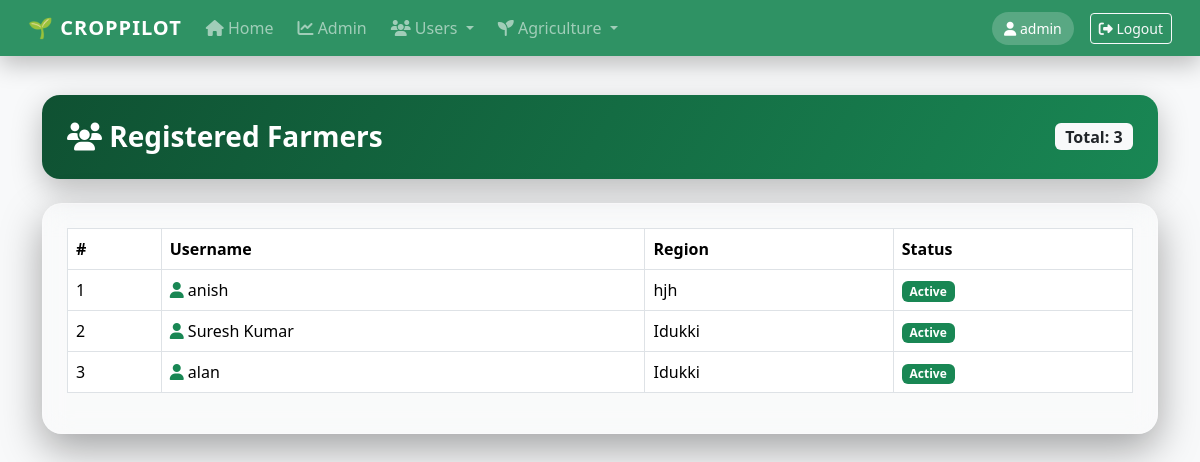
The app's page /adminpanel/farmers/ (signed in) with its own data.
### croppilot_app/models.py (models this page shows, shortened)
class Farmer(models.Model):
    user = models.OneToOneField(User, on_delete=models.CASCADE)
    phone = models.CharField(max_length=15)
    region = models.CharField(max_length=100)
    address = models.TextField(blank=True)

### croppilot_app/views.py (the view)
# urls.py: path('adminpanel/farmers/', views.manage_farmers, name='manage_farmers'),
@role_required(allowed_roles=['admin'])
def manage_farmers(request):
    return render(request, 'adminpanel/farmers.html', {
        'farmers': Farmer.objects.all()
    })

### templates/adminpanel/farmers.html (shortened to what this page needs)
{% extends 'base.html' %}
{% block content %}
<div class="page-header mb-4 d-flex justify-content-between align-items-center">
  <h3 class="fw-bold mb-0">
    <i class="fas fa-users"></i> Registered Farmers
  </h3>
  <span class="badge bg-light text-dark fs-6">
    Total: {{ farmers|length }}
  </span>
</div>
<div class="glass-card p-4">
  <div class="table-responsive">
    <table class="table table-bordered align-middle">
      <thead>
        <tr>
          <th>#</th>
          <th>Username</th>
          <th>Region</th>
          <th>Status</th>
        </tr>
      </thead>
      <tbody>
        {% for f in farmers %}
        <tr>
          <td>{{ forloop.counter }}</td>
          <td>
            <i class="fas fa-user text-success"></i>
            {{ f.user.username }}
          </td>
          <td>{{ f.region }}</td>
          <td>
            <span class="badge bg-success">
              Active
            </span>
          </td>
        </tr>
        {% empty %}
        <tr>
          <td colspan="4" class="text-center text-muted">
            No farmers registered yet
          </td>
        </tr>
        {% endfor %}
      </tbody>
    </table>
  </div>
</div>
{% endblock %}

### templates/base.html (shortened to what this page needs)
<!DOCTYPE html>
<html lang="en">
<head>
<link href="https://cdn.jsdelivr.net/npm/bootstrap@5.3.2/dist/css/bootstrap.min.css" rel="stylesheet">
<link href="https://cdnjs.cloudflare.com/ajax/libs/font-awesome/6.5.1/css/all.min.css" rel="stylesheet">
</head>
<body class="bg-light">
<nav class="navbar navbar-expand-lg navbar-dark navbar-custom glass-nav fixed-top px-3">
  <div class="container-fluid">
    <a class="navbar-brand" href="/">
      🌱 CROPPILOT
    </a>
    <div class="collapse navbar-collapse" id="mainNavbar">
      <ul class="navbar-nav me-auto mb-2 mb-lg-0">
        {% if user.is_authenticated %}
          <li class="nav-item">
            <a class="nav-link" href="#">
              <i class="fas fa-home"></i> Home
            </a>
          </li>
          {% if user.profile.role == 'farmer' %}
            <li class="nav-item"><a class="nav-link" href="/farmer/dashboard/"><i class="fas fa-seedling"></i> Dashboard</a></li>
            <li class="nav-item"><a class="nav-link" href="/farmer/disease/"><i class="fas fa-leaf"></i> Disease</a></li>
            <li class="nav-item"><a class="nav-link" href="/farmer/query/"><i class="fas fa-comments"></i> Ask Officer</a></li>
            <li class="nav-item"><a class="nav-link" href="/farmer/replies/"><i class="fas fa-reply"></i> Replies</a></li>
            <li class="nav-item"><a class="nav-link" href="/farmer/smart-soil/"><i class="fas fa-brain"></i> Smart Soil</a></li>
            <li class="nav-item"><a class="nav-link" href="/farmer/market-prices/"><i class="fas fa-rupee-sign"></i> Prices</a></li>
            <li class="nav-item"><a class="nav-link" href="/farmer/feedback/"><i class="fas fa-star"></i> Feedback</a></li>
          {% elif user.profile.role == 'officer' %}
            <li class="nav-item"><a class="nav-link" href="/officer/dashboard/"><i class="fas fa-user-tie"></i> Officer Dashboard</a></li>
          {% elif user.profile.role == 'admin' or user.is_superuser %}
            <li class="nav-item"><a class="nav-link" href="/adminpanel/dashboard/"><i class="fas fa-chart-line"></i> Admin</a></li>
            <li class="nav-item dropdown">
              <a class="nav-link dropdown-toggle" data-bs-toggle="dropdown">
                <i class="fas fa-users"></i> Users
              </a>
            </li>
            <li class="nav-item dropdown">
              <a class="nav-link dropdown-toggle" data-bs-toggle="dropdown">
                <i class="fas fa-seedling"></i> Agriculture
              </a>
            </li>
          {% endif %}
        {% endif %}
      </ul>
      {% if user.is_authenticated %}
        <span class="user-badge text-white me-3">
          <i class="fas fa-user"></i> {{ user.username }}
        </span>
        <a href="/logout/" class="btn btn-outline-light btn-sm">
          <i class="fas fa-sign-out-alt"></i> Logout
        </a>
      {% endif %}
    </div>
  </div>
</nav>
<div class="container page-container">
  {% block content %}{% endblock %}
</div>
</body>
</html>

### templates/base.html (style rules this page uses)
.navbar-custom { background: linear-gradient(120deg, #0f5132, #198754); box-shadow: 0 8px 25px rgba(0,0,0,.25); }
.glass-nav { backdrop-filter: blur(10px); background: rgba(25, 135, 84, 0.9); }
.navbar-brand { font-weight: 800; letter-spacing: 1px; }
.nav-link { font-weight: 500; margin-right: 8px; transition: 0.3s; }
.user-badge { background: rgba(255,255,255,.2); padding: 6px 12px; border-radius: 20px; font-size: 14px; }
.page-container { margin-top: 95px; }

### templates/adminpanel/farmers.html (style rules this page uses)
.page-header { background: linear-gradient(120deg,#0f5132,#198754); border-radius: 18px; padding: 25px; color: white; box-shadow: 0 10px 30px rgba(0,0,0,.25); }
.glass-card { background: rgba(255,255,255,.15); backdrop-filter: blur(14px); border-radius: 20px; border: 1px solid rgba(255,255,255,.25); box-shadow: 0 15px 40px rgba(0,0,0,.35); }
.table thead { background: rgba(25,135,84,.9); color: white; }
.table tbody tr { transition: .3s; }

### records on screen
Farmer: user.username "anish", region "hjh"
Farmer: user.username "Suresh Kumar", region "Idukki"
Farmer: user.username "alan", region "Idukki"

### other values on screen
{{ user.username }} "admin"
{{ farmers|length }} "3"
